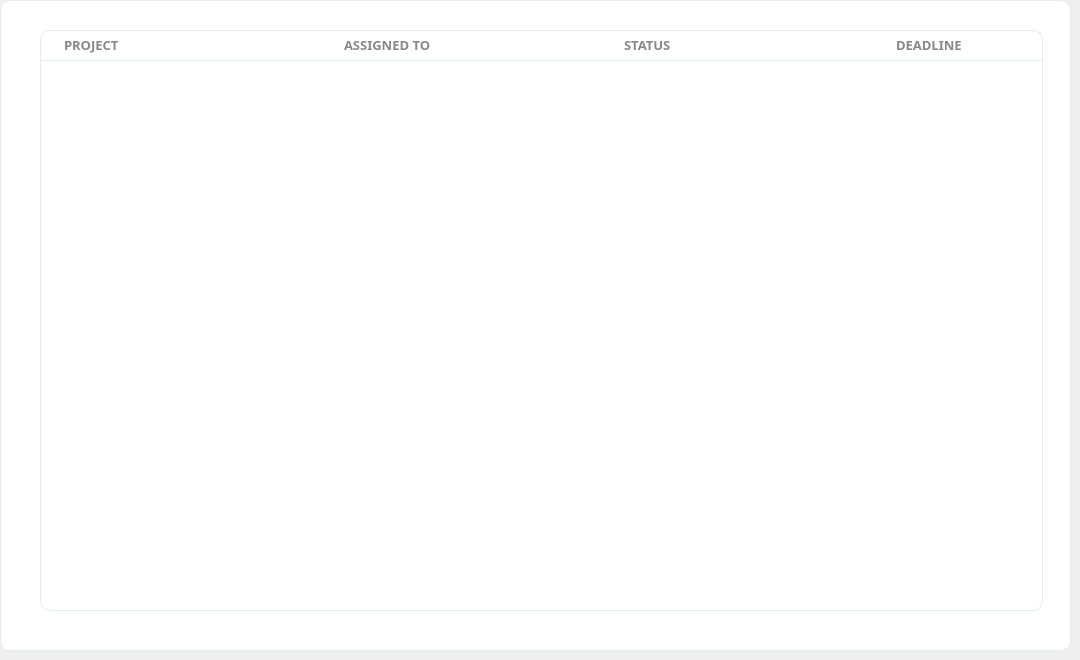
     <widget class="QWidget" name="page_progress">
      <widget class="QFrame" name="frame_pro_2">
       <property name="geometry">
        <rect>
         <x>0</x>
         <y>0</y>
         <width>1071</width>
         <height>651</height>
        </rect>
       </property>
       <property name="styleSheet">
        <string notr="true">background: white;
border-radius: 10px;
border: 1px solid #e7ecf1;</string>
       </property>
       <property name="frameShape">
        <enum>QFrame::StyledPanel</enum>
       </property>
       <property name="frameShadow">
        <enum>QFrame::Raised</enum>
       </property>
       <widget class="QLabel" name="label_sname_3">
        <property name="geometry">
         <rect>
          <x>40</x>
          <y>30</y>
          <width>281</width>
          <height>31</height>
         </rect>
        </property>
        <property name="font">
         <font>
          <family>Segoe UI Semibold</family>
          <pointsize>10</pointsize>
          <weight>75</weight>
          <bold>true</bold>
         </font>
        </property>
        <property name="styleSheet">
         <string notr="true">background:none;
border:none;
color:#888888;
border-radius: none;
border-bottom:1px solid #e7ecf1;
padding-left:20px;</string>
        </property>
        <property name="text">
         <string>PROJECT</string>
        </property>
       </widget>
       <widget class="QLabel" name="label_sname_4">
        <property name="geometry">
         <rect>
          <x>320</x>
          <y>30</y>
          <width>291</width>
          <height>31</height>
         </rect>
        </property>
        <property name="font">
         <font>
          <family>Segoe UI Semibold</family>
          <pointsize>10</pointsize>
          <weight>75</weight>
          <bold>true</bold>
         </font>
        </property>
        <property name="styleSheet">
         <string notr="true">background:none;
border:none;
color:#888888;
border-radius: none;
border-bottom:1px solid #e7ecf1;
padding-left:20px;</string>
        </property>
        <property name="text">
         <string>ASSIGNED TO</string>
        </property>
       </widget>
       <widget class="QLabel" name="label_sname_5">
        <property name="geometry">
         <rect>
          <x>600</x>
          <y>30</y>
          <width>281</width>
          <height>31</height>
         </rect>
        </property>
        <property name="font">
         <font>
          <family>Segoe UI Semibold</family>
          <pointsize>10</pointsize>
          <weight>75</weight>
          <bold>true</bold>
         </font>
        </property>
        <property name="styleSheet">
         <string notr="true">background:none;
border:none;
color:#888888;
border-radius: none;
border-bottom:1px solid #e7ecf1;
padding-left:20px;</string>
        </property>
        <property name="text">
         <string>STATUS</string>
        </property>
       </widget>
       <widget class="QLabel" name="label_sname_6">
        <property name="geometry">
         <rect>
          <x>872</x>
          <y>30</y>
          <width>171</width>
          <height>31</height>
         </rect>
        </property>
        <property name="font">
         <font>
          <family>Segoe UI Semibold</family>
          <pointsize>10</pointsize>
          <weight>75</weight>
          <bold>true</bold>
         </font>
        </property>
        <property name="styleSheet">
         <string notr="true">background:none;
border:none;
color:#888888;
border-radius: none;
border-bottom:1px solid #e7ecf1;
padding-left:20px;</string>
        </property>
        <property name="text">
         <string>DEADLINE</string>
        </property>
       </widget>
       <widget class="QTableView" name="tableView">
        <property name="geometry">
         <rect>
          <x>40</x>
          <y>30</y>
          <width>1003</width>
          <height>581</height>
         </rect>
        </property>
        <property name="font">
         <font>
          <family>Segoe UI Semibold</family>
          <pointsize>10</pointsize>
          <weight>75</weight>
          <italic>false</italic>
          <bold>true</bold>
         </font>
        </property>
        <property name="focusPolicy">
         <enum>Qt::NoFocus</enum>
        </property>
        <property name="styleSheet">
         <string notr="true">*{
padding-top:31px;
}

::item{
border-bottom:1px solid #e7ecf1;
padding-left:20px;
}

::item:selected{
color:black;
background:#e7ecf1;
}</string>
        </property>
        <property name="horizontalScrollBarPolicy">
         <enum>Qt::ScrollBarAlwaysOff</enum>
        </property>
        <property name="autoScroll">
         <bool>false</bool>
        </property>
        <property name="alternatingRowColors">
         <bool>true</bool>
        </property>
        <property name="selectionMode">
         <enum>QAbstractItemView::SingleSelection</enum>
        </property>
        <property name="selectionBehavior">
         <enum>QAbstractItemView::SelectRows</enum>
        </property>
        <property name="textElideMode">
         <enum>Qt::ElideLeft</enum>
        </property>
        <property name="showGrid">
         <bool>false</bool>
        </property>
        <attribute name="horizontalHeaderVisible">
         <bool>false</bool>
        </attribute>
        <attribute name="horizontalHeaderDefaultSectionSize">
         <number>277</number>
        </attribute>
        <attribute name="horizontalHeaderHighlightSections">
         <bool>false</bool>
        </attribute>
        <attribute name="horizontalHeaderShowSortIndicator" stdset="0">
         <bool>true</bool>
        </attribute>
        <attribute name="verticalHeaderVisible">
         <bool>false</bool>
        </attribute>
        <attribute name="verticalHeaderDefaultSectionSize">
         <number>31</number>
        </attribute>
       </widget>
       <zorder>tableView</zorder>
       <zorder>label_sname_3</zorder>
       <zorder>label_sname_4</zorder>
       <zorder>label_sname_5</zorder>
       <zorder>label_sname_6</zorder>
      </widget>
     </widget>
